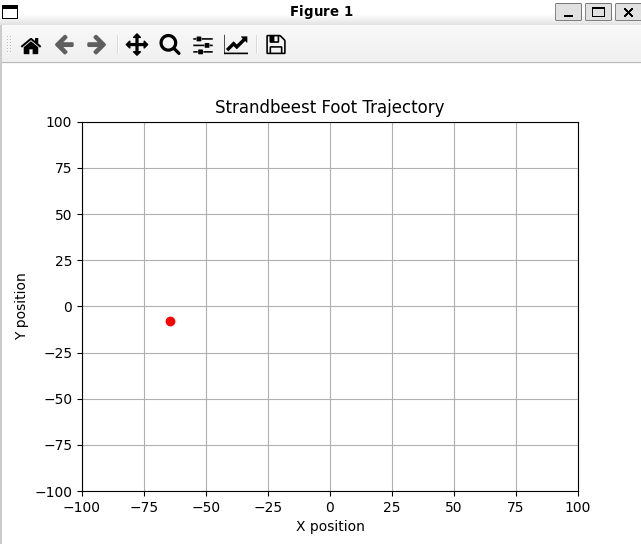

This chart was generated by the following Python code:
# ----- required imports -----

import numpy as np
import matplotlib.pyplot as plt
from matplotlib.animation import FuncAnimation

# ----- helper functions -----

def calculate_point(theta):
    x1 = a * np.cos(theta)
    y1 = a * np.sin(theta)
    x2 = c * np.cos(theta) + l
    y2 = c * np.sin(theta)
    x3 = x2 + e * np.cos(np.arctan2(y2, x2) + np.arccos((x2**2 + y2**2 + e**2 - h**2) / (2 * e * np.sqrt(x2**2 + y2**2))))
    y3 = y2 + e * np.sin(np.arctan2(y2, x2) + np.arccos((x2**2 + y2**2 + e**2 - h**2) / (2 * e * np.sqrt(x2**2 + y2**2))))
    return x3, y3

def animate(frame):
    theta = frame * 2 * np.pi / 100
    x, y = calculate_point(theta)
    line.set_data(line.get_xdata() + [x], line.get_ydata() + [y])
    point.set_data([x], [y])  
    return line, point

# ----- execution code -----

a = 38
b = 41.5
c = 39.3
d = 40.1
e = 55.8
f = 39.4
g = 36.7
h = 65.7
i = 49
j = 50
k = 61.9
l = 7.8
m = 15

fig, ax = plt.subplots()
ax.set_xlim(-100, 100)
ax.set_ylim(-100, 100)
line, = ax.plot([], [], 'b-')
point, = ax.plot([], [], 'ro')

anim = FuncAnimation(fig, animate, frames=100, interval=50, blit=True)

plt.title("Strandbeest Foot Trajectory")
plt.xlabel("X position")
plt.ylabel("Y position")
plt.grid(True)
plt.show()
